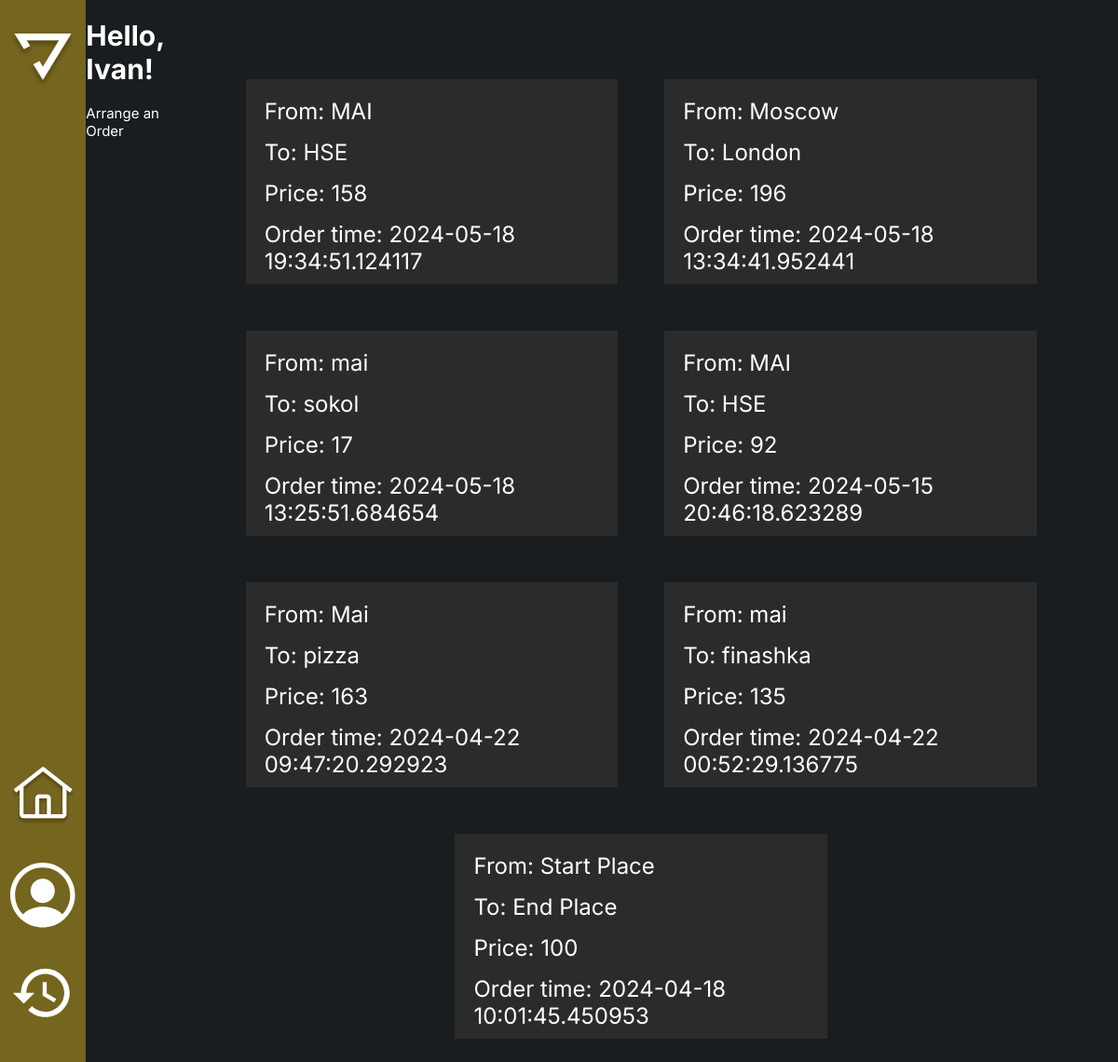
The app's page /profile (signed in), older data.
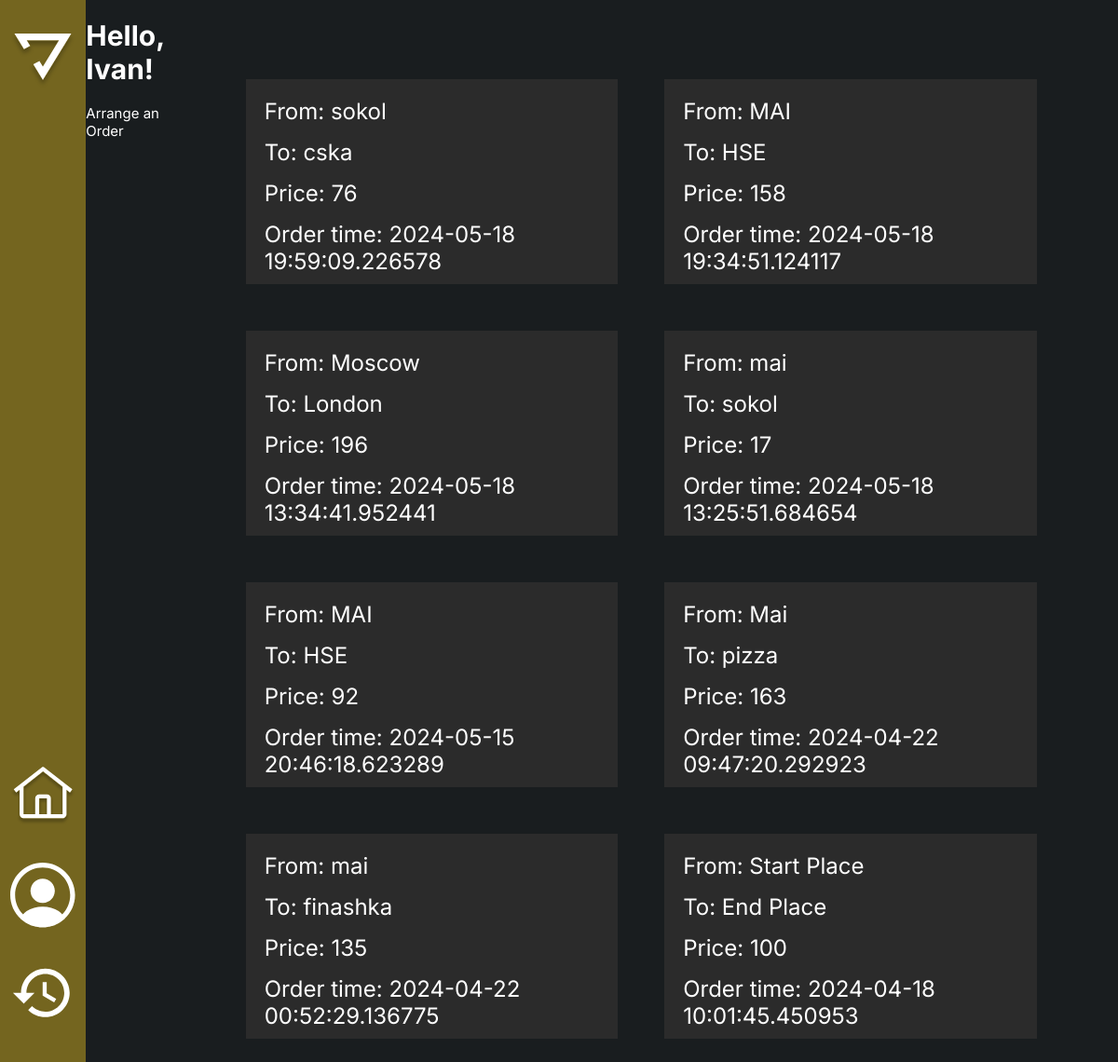
The same page, newer data.
### app/models.py (models this page shows, shortened)
class User(UserMixin, db.Model):
    id = db.Column(db.Integer, primary_key=True)
    first_name = db.Column(db.String(64), index=True, nullable=False)
    last_name = db.Column(db.String(64), index=True, nullable=False)
    email = db.Column(db.String(128), unique=True, index=True, nullable=False)
    password_hashed = db.Column(db.String(200), nullable=False)
    orders = db.relationship('Order', backref='user', lazy='dynamic')
    role = db.Column(db.String(64), default='user')

class Order(db.Model):
    id = db.Column(db.Integer, primary_key=True)
    place_start = db.Column(db.String(140), nullable=False)
    place_end = db.Column(db.String(140), nullable=False)
    price = db.Column(db.String(140), nullable=False)
    order_time = db.Column(db.DateTime, index=True, default=datetime.utcnow)
    order_taked = db.Column(db.DateTime, index=True, default=datetime.utcnow)
    user_id = db.Column(db.Integer, db.ForeignKey('user.id'))
    driver_id = db.Column(db.Integer, db.ForeignKey('driver.id'), nullable=True)

### app/routes.py (the view)
@app.route('/index')
@app.route('/profile')
@login_required('user')
def index():
    user_orders = current_user.orders.all()
    return render_template('index.html', title='Home', orders=user_orders)

### app/models.py (called while the page is built)
@login.user_loader
def load_user(id):
    driver = Driver.query.get(int(id))
    if driver:
        return driver
    return User.query.get(int(id))

### app/utils.py (called while the page is built)
def login_required(role):
    def wrapper(func):
        @wraps(func)
        def decorated_view(*args, **kwargs):
            if not current_user.is_authenticated:
                return redirect(url_for('choice'))
            if current_user.role != role:
                print(f"Пользователь {current_user.email} имеет роль {current_user.role}, а ожидалось {role}")
                return abort(403)
            print(f"Пользователь {current_user.email} имеет роль {current_user.role}, а ожидалось {role}")
            return func(*args, **kwargs)
        return decorated_view
    return wrapper

### app/templates/index.html (shortened to what this page needs)
<!DOCTYPE html>
<html lang="ru">
<head>
    <link rel="stylesheet" href="{{ url_for('static', filename='css/style.css') }}">
</head>
<body>
    <div class="list-order-page">
        <div class="container">
            <div class="content">
                <div class="sidebar">
                    <div class="sidebar-item">
                        <a href="{{url_for('choice')}}">
                            <img class="logo" src="../static/css/images/logo.svg" alt="logo">
                        </a>
                    </div>
                    <div class="sidebar-item">
                        <a href="{{url_for('index')}}">
                            <img class="home-img" src="../static/css/images/home.svg" alt="home">
                        </a>
                        <img class="profile-img" src="../static/css/images/profile.svg" alt="profile">
                        <a href=#>
                            <img class="history-img" src="../static/css/images/history.svg" alt="history">
                        </a>
                    </div>
                </div>
                <div class="content__main">
                    <div class="container main__container">
                        <h1>Hello, {{ current_user.first_name }}!</h1>
                        <a href="{{ url_for('order') }}" class="btn btn-primary">Arrange an Order</a>
                    </div>
                    <div class="orders__container">
                        <div class="available-order__container orders__container">
                            {% for order in orders[::-1] %}
                                <div class="orders-item available-order">
                                    <div class="orders-item-text">From: {{ order.place_start }}</div>
                                    <div class="orders-item-text">To: {{ order.place_end }}</div>
                                    <div class="orders-item-text">Price: {{ order.price }}</div>
                                    <div class="orders-item-text">Order time: {{ order.order_time }}</div>
                                </div>
                            {% endfor %}
                        </div>
                    </div>
                </div>
            </div>
        </div>
    </div>
</body>
</html>

### app/static/css/style.css (style rules this page uses)
*, *::before, *::after { box-sizing: border-box; }
html, body { margin: 0; padding: 0; height: 100%; }
body { font-family: 'Ubuntu', sans-serif; font-size: 15px; font-weight: 400; color: #212529; }
a { text-decoration: none; color: inherit; }
body { background-image:url('images/background.png') ; background-position: center; background-repeat: no-repeat; background-size: 105% 105%; color: #fff; font-family: "Inter", sans-serif; }
.sidebar { width: 100px; background-color: #74651f; display: flex; flex-direction: column; align-items: center; justify-content: space-between; }
.sidebar-item { display: flex; flex-direction: column; align-items: center; }
.sidebar img { width: 70px; margin-bottom: 35px; }
.logo { margin-top: 35px; }
.content { min-height: 100vh; display: flex; }
.content__main { width: 100%; background-color: #191d1f; display: flex; justify-content: center; }
.orders__container { margin-top: 30px; }
.orders-item { width: 380px; height: 220px; margin-bottom: 20px; padding-top: 35px; background-color: #2B2B2B; display: flex; flex-direction: column; justify-content: flex-start; }
.orders-item-text { margin-bottom: 15px; font-size: 15px; }
.orders-item div { margin-left: 20px; }
.current-order div, .available-order div { font-size: 24px; }
.available-order__container { display: flex; flex-wrap: wrap; justify-content: center; }
.available-order { padding-top: 20px; flex-grow: 1; flex-shrink: 0; flex-basis: calc(50% - 10px); max-width: calc(40% - 10px); margin: 25px; }

Row changes from the older to the newer data that the page shows:
added Order: place_start "sokol", place_end "cska", price "76", order_time "2024-05-18 19:59:09.226578"
